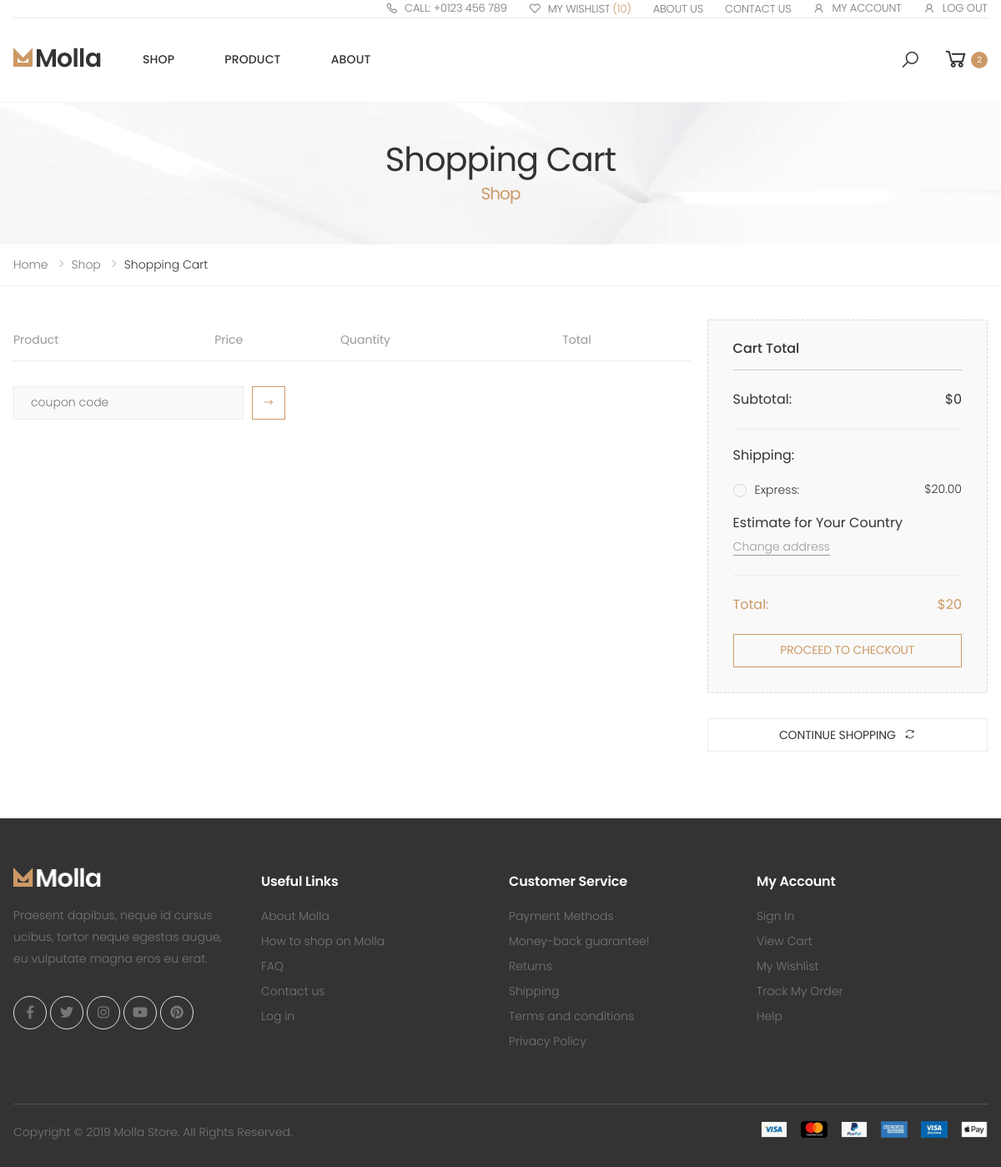
Before: /cart (signed in) with the older database file.
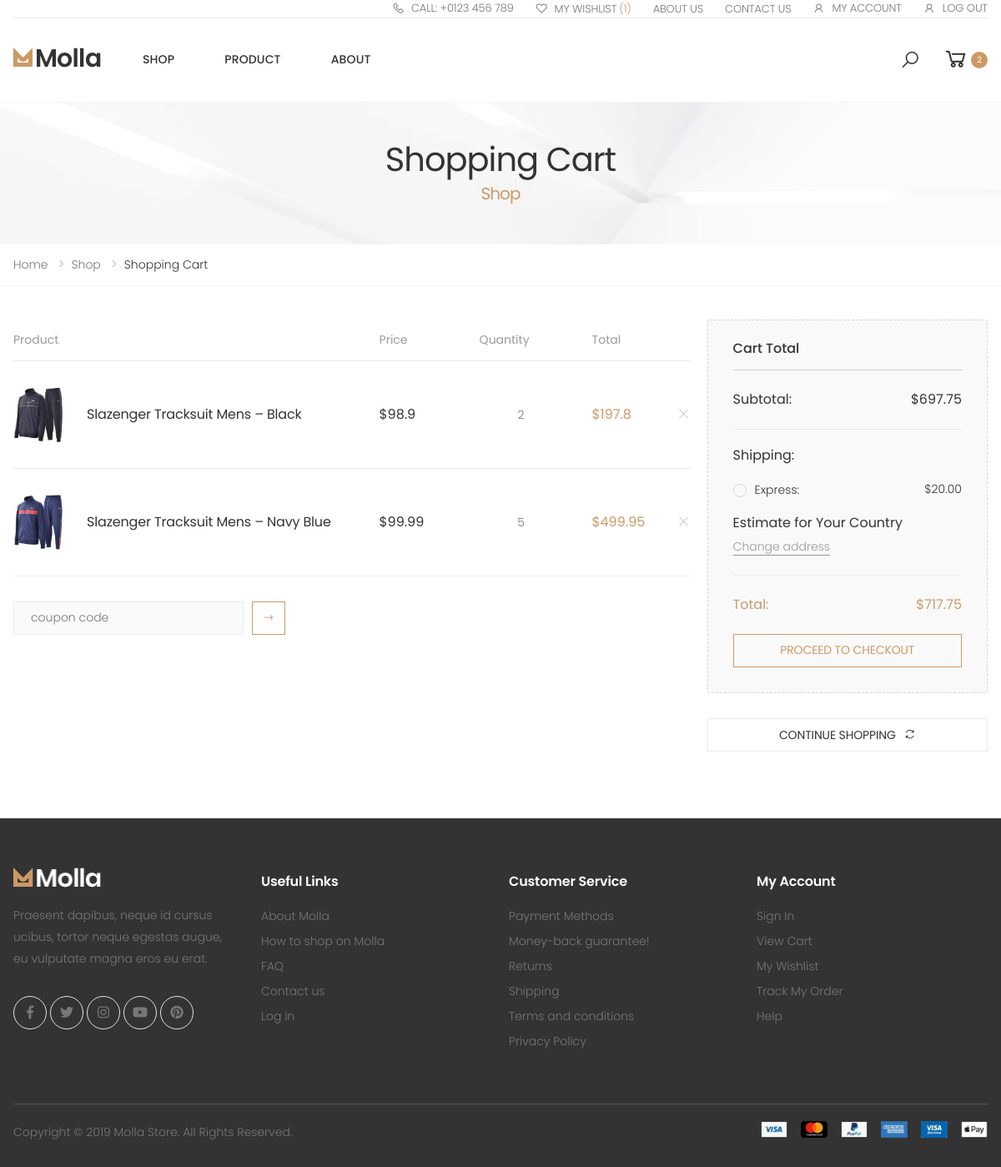
After: the same page with the newer database file.
### main.py (models this page shows)
class Cart(db.Model):
    __tablename__ = "cart"
    id = db.Column(db.Integer, primary_key=True)
    user_id = db.Column(db.Integer, db.ForeignKey("users.id"))
    product_id = db.Column(db.Integer, db.ForeignKey("products.id"))
    product = relationship("Products", back_populates="cart")
    user = relationship("User", back_populates="cart")
    size = db.Column(db.String(250), nullable=True)
    qty = db.Column(db.Integer, nullable=True)
    total = db.Column(db.Integer, nullable=True)
    orders = relationship("Order", back_populates="cart")

class Image(db.Model):
    id = db.Column(db.Integer, primary_key=True)
    path = db.Column(db.String(250), nullable=True)
    product_id = db.Column(db.Integer, db.ForeignKey("products.id"))
    product = relationship("Products", back_populates="prod_image")

class Products(db.Model):
    __tablename__ = "products"
    id = db.Column(db.Integer, primary_key=True)
    name = db.Column(db.String(250), nullable=True)
    price = db.Column(db.Float, nullable=True)
    stock = db.Column(db.Integer, nullable=True)
    description = db.Column(db.String(250), nullable=True)
    cart = relationship("Cart", back_populates="product")
    wishlist = relationship("Wishlist", back_populates="product")
    product_category = relationship("Category", back_populates="product")
    prod_image = relationship("Image", back_populates="product")
    prod_size = relationship("Size", back_populates="product")
    rating = relationship("Rating", back_populates="product_rating")

### main.py (the view)
@app.route('/cart')
def cart():
    cart_items = ""
    total = 0
    try:
        cart_items = Cart.query.filter_by(user_id=current_user.id).all()
        for item in cart_items:
            total += item.total
        print(total)
    except Exception:
        pass
    total_wish_item = 0
    try:
        total_wish_item = get_total_cart(current_user.id)
    except Exception:
        pass
    return render_template('cart.html', user=current_user.is_authenticated, wishlist_total=total_wish_item,
                           cart_items=cart_items, cart_total=total)

### main.py (called while the page is built)
@login_manager.user_loader
def load_user(user_id):
    return User.query.get(int(user_id))

def get_total_cart(user_id):
    wish_list = Wishlist.query.filter_by(user_id=user_id).all()
    return len(wish_list)

### templates/cart.html (shortened to what this page needs)
{% include 'header.html' %}
<body>
        <main class="main">
        	<div class="page-header text-center" style="background-image: url('static/assets/images/page-header-bg.jpg')">
        		<div class="container">
        			<h1 class="page-title">Shopping Cart<span>Shop</span></h1>
        		</div>
        	</div>
            <nav aria-label="breadcrumb" class="breadcrumb-nav">
                <div class="container">
                    <ol class="breadcrumb">
                        <li class="breadcrumb-item"><a href="{{url_for('home')}}">Home</a></li>
                        <li class="breadcrumb-item"><a href="{{url_for('shop')}}">Shop</a></li>
                        <li class="breadcrumb-item active" aria-current="page">Shopping Cart</li>
                    </ol>
                </div>
            </nav>
            <div class="page-content">
            	<div class="cart">
	                <div class="container">
	                	<div class="row">
	                		<div class="col-lg-9">
	                			<table class="table table-cart table-mobile">
									<thead>
										<tr>
											<th>Product</th>
											<th>Price</th>
											<th>Quantity</th>
											<th>Total</th>
											<th></th>
										</tr>
									</thead>
									<tbody>
									{% for cart_item in cart_items %}
										<tr>
											<td class="product-col">
												<div class="product">
													<figure class="product-media">
														<a href="{{url_for('view_product', p_id=cart_item.product.id)}}">
															<img src="{{url_for('static', filename=cart_item.product.prod_image[0].path)}}" alt="Product image">
														</a>
													</figure>
													<h3 class="product-title">
														<a href="{{url_for('view_product', p_id=cart_item.product.id)}}">{{cart_item.product.name}}</a>
													</h3>
												</div>
											</td>
											<td class="price-col">${{cart_item.product.price}}</td>
											<td class="quantity-col">
                                                <div class="cart-product-quantity">
                                                    <p style="text-align:center;">{{cart_item.qty}}</p>
                                                </div>
                                            </td>
											<td class="total-col">${{cart_item.total}}</td>
											<td class="remove-col"><a href="{{url_for('delete_cart_item', cart_id=cart_item.id)}}" class="btn-remove"><i class="icon-close"></i></a></td>
										</tr>
									{% endfor %}
									</tbody>
								</table>
	                			<div class="cart-bottom">
			            			<div class="cart-discount">
			            				<form action="#">
			            					<div class="input-group">
				        						<input type="text" class="form-control" required placeholder="coupon code">
				        						<div class="input-group-append">
													<button class="btn btn-outline-primary-2" type="submit"><i class="icon-long-arrow-right"></i></button>
												</div>
			        						</div>
			            				</form>
			            			</div>
		            			</div>
	                		</div>
	                		<aside class="col-lg-3">
	                			<div class="summary summary-cart">
	                				<h3 class="summary-title">Cart Total</h3>
	                				<table class="table table-summary">
	                					<tbody>
	                						<tr class="summary-subtotal">
	                							<td>Subtotal:</td>
	                							<td>${{cart_total}}</td>
	                						</tr>
	                						<tr class="summary-shipping">
	                							<td>Shipping:</td>
	                							<td>&nbsp;</td>
	                						</tr>
	                						<tr class="summary-shipping-row">
	                							<td>
	                								<div class="custom-control custom-radio">
														<label class="custom-control-label" for="express-shipping">Express:</label>
													</div>
	                							</td>
	                							<td>$20.00</td>
	                						</tr>
	                						<tr class="summary-shipping-estimate">
	                							<td>Estimate for Your Country<br> <a href="dashboard.html">Change address</a></td>
	                							<td>&nbsp;</td>
	                						</tr>
	                						<tr class="summary-total">
	                							<td>Total:</td>
	                							<td>${{cart_total + 20}}</td>
	                						</tr>
	                					</tbody>
	                				</table>
	                				<a href="{{url_for('checkout')}}" class="btn btn-outline-primary-2 btn-order btn-block">PROCEED TO CHECKOUT</a>
	                			</div>
		            			<a href="{{url_for('shop')}}" class="btn btn-outline-dark-2 btn-block mb-3"><span>CONTINUE SHOPPING</span><i class="icon-refresh"></i></a>
	                		</aside>
	                	</div>
	                </div>
                </div>
            </div>
        </main>
</body>
{% include 'footer.html' %}

### templates/header.html (shortened to what this page needs)
<!DOCTYPE html>
<html lang="en">
<head>
    <link rel="stylesheet" href="{{url_for('static', filename='assets/css/bootstrap.min.css')}}">
    <link rel="stylesheet" href="{{url_for('static', filename='assets/css/plugins/owl-carousel/owl.carousel.css')}}">
    <link rel="stylesheet" href="{{url_for('static', filename='assets/css/plugins/magnific-popup/magnific-popup.css')}}">
    <link rel="stylesheet" href="{{url_for('static', filename='assets/css/style.css')}}">
</head>
<body>
        <header class="header">
            <div class="header-top">
                <div class="container">
                    <div class="header-right">
                        <ul class="top-menu">
                            <li>
                                <ul>
                                    <li><a href="tel:#"><i class="icon-phone"></i>Call: +0123 456 789</a></li>
                                    <li><a href="{{url_for('wishlist')}}"><i class="icon-heart-o"></i>My Wishlist <span>({{wishlist_total}})</span></a></li>
                                    <li><a href="about.html">About Us</a></li>
                                    <li><a href="contact.html">Contact Us</a></li>
                                    {% if user %}
                                        <li><a href="{{url_for('account')}}"><i class="icon-user"></i>My account</a></li>
                                        <li><a href="{{url_for('logout')}}"><i class="icon-user"></i>LOG out</a></li>
                                    {% else %}
                                        <li><a href="{{url_for('login')}}"><i class="icon-user"></i>Login</a></li>
                                    {% endif %}
                                </ul>
                            </li>
                        </ul>
                    </div>
                </div>
            </div>
            <div class="header-middle sticky-header">
                <div class="container">
                    <div class="header-left">
                        <a href="{{url_for('home')}}" class="logo">
                            <img src="{{url_for('static', filename='assets/images/logo.png')}}" alt="Molla Logo" width="105" height="25">
                        </a>
                        <nav class="main-nav">
                            <ul class="menu sf-arrows">
                                <li>
                                    <a href="{{url_for('shop')}}">Shop</a>
                                </li>
                                <li>
                                    <a href="product.html">Product</a>
                                </li>
                                <li>
                                    <a href="blog.html">About</a>
                                </li>
                            </ul>
                        </nav>
                    </div>
                    <div class="header-right">
                        <div class="header-search">
                            <a href="#" class="search-toggle" role="button" title="Search"><i class="icon-search"></i></a>
                        </div>
                        <div class="dropdown cart-dropdown">
                            <a href="#" class="dropdown-toggle" role="button" data-toggle="dropdown" aria-haspopup="true" aria-expanded="false" data-display="static">
                                <i class="icon-shopping-cart"></i>
                                <span class="cart-count">2</span>
                            </a>
                        </div>
                    </div>
                </div>
            </div>
        </header>
</body>
</html>

### templates/footer.html (shortened to what this page needs)
 <footer class="footer footer-dark">
        	<div class="footer-middle">
	            <div class="container">
	            	<div class="row">
	            		<div class="col-sm-6 col-lg-3">
	            			<div class="widget widget-about">
	            				<img src="{{url_for('static', filename='assets/images/logo-footer.png')}}" class="footer-logo" alt="Footer Logo" width="105" height="25">
	            				<p>Praesent dapibus, neque id cursus ucibus, tortor neque egestas augue, eu vulputate magna eros eu erat. </p>
	            				<div class="social-icons">
	            					<a href="#" class="social-icon" title="Facebook" target="_blank"><i class="icon-facebook-f"></i></a>
	            					<a href="#" class="social-icon" title="Twitter" target="_blank"><i class="icon-twitter"></i></a>
	            					<a href="#" class="social-icon" title="Instagram" target="_blank"><i class="icon-instagram"></i></a>
	            					<a href="#" class="social-icon" title="Youtube" target="_blank"><i class="icon-youtube"></i></a>
	            					<a href="#" class="social-icon" title="Pinterest" target="_blank"><i class="icon-pinterest"></i></a>
	            				</div>
	            			</div>
	            		</div>
	            		<div class="col-sm-6 col-lg-3">
	            			<div class="widget">
	            				<h4 class="widget-title">Useful Links</h4>
	            				<ul class="widget-list">
	            					<li><a href="about.html">About Molla</a></li>
	            					<li><a href="#">How to shop on Molla</a></li>
	            					<li><a href="#">FAQ</a></li>
	            					<li><a href="contact.html">Contact us</a></li>
	            					<li><a href="login.html">Log in</a></li>
	            				</ul>
	            			</div>
	            		</div>
	            		<div class="col-sm-6 col-lg-3">
	            			<div class="widget">
	            				<h4 class="widget-title">Customer Service</h4>
	            				<ul class="widget-list">
	            					<li><a href="#">Payment Methods</a></li>
	            					<li><a href="#">Money-back guarantee!</a></li>
	            					<li><a href="#">Returns</a></li>
	            					<li><a href="#">Shipping</a></li>
	            					<li><a href="#">Terms and conditions</a></li>
	            					<li><a href="#">Privacy Policy</a></li>
	            				</ul>
	            			</div>
	            		</div>
	            		<div class="col-sm-6 col-lg-3">
	            			<div class="widget">
	            				<h4 class="widget-title">My Account</h4>
	            				<ul class="widget-list">
	            					<li><a href="#">Sign In</a></li>
	            					<li><a href="cart.html">View Cart</a></li>
	            					<li><a href="#">My Wishlist</a></li>
	            					<li><a href="#">Track My Order</a></li>
	            					<li><a href="#">Help</a></li>
	            				</ul>
	            			</div>
	            		</div>
	            	</div>
	            </div>
	        </div>
	        <div class="footer-bottom">
	        	<div class="container">
	        		<p class="footer-copyright">Copyright © 2019 Molla Store. All Rights Reserved.</p>
	        		<figure class="footer-payments">
	        			<img src="{{url_for('static', filename='assets/images/payments.png')}}" alt="Payment methods" width="272" height="20">
	        		</figure>
	        	</div>
	        </div>
 </footer>

Changed rows visible on the page:
now on this page (row edited): Cart: path (picture), product.name "Slazenger Tracksuit Mens – Black", product.price "98.9", qty "2", total "197.8"
now on this page (row edited): Cart: path (picture), product.name "Slazenger Tracksuit Mens – Navy Blue", product.price "99.99", qty "5", total "499.95"
Other visible differences:
{{ wishlist_total }}: "10" → "1"
{{ cart_total }}: "0" → "697.75"
{{ cart_total + 20 }}: "20" → "717.75"
